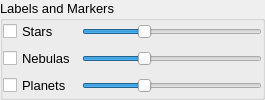
           <widget class="QGroupBox" name="labelsGroupBox">
            <property name="sizePolicy">
             <sizepolicy hsizetype="Preferred" vsizetype="Expanding">
              <horstretch>0</horstretch>
              <verstretch>0</verstretch>
             </sizepolicy>
            </property>
            <property name="minimumSize">
             <size>
              <width>0</width>
              <height>80</height>
             </size>
            </property>
            <property name="font">
             <font>
              <pointsize>10</pointsize>
              <weight>50</weight>
              <bold>false</bold>
             </font>
            </property>
            <property name="title">
             <string>Labels and Markers</string>
            </property>
            <property name="checkable">
             <bool>false</bool>
            </property>
            <layout class="QGridLayout" name="gridLayoutx">
             <property name="leftMargin">
              <number>0</number>
             </property>
             <property name="topMargin">
              <number>0</number>
             </property>
             <property name="rightMargin">
              <number>0</number>
             </property>
             <property name="bottomMargin">
              <number>0</number>
             </property>
             <item row="0" column="0">
              <widget class="QCheckBox" name="starLabelCheckBox">
               <property name="text">
                <string>Stars</string>
               </property>
              </widget>
             </item>
             <item row="0" column="1">
              <widget class="QSlider" name="starsLabelsHorizontalSlider">
               <property name="sizePolicy">
                <sizepolicy hsizetype="Preferred" vsizetype="Fixed">
                 <horstretch>0</horstretch>
                 <verstretch>0</verstretch>
                </sizepolicy>
               </property>
               <property name="value">
                <number>33</number>
               </property>
               <property name="orientation">
                <enum>Qt::Horizontal</enum>
               </property>
              </widget>
             </item>
             <item row="1" column="0">
              <widget class="QCheckBox" name="nebulaLabelCheckBox">
               <property name="text">
                <string>Nebulas</string>
               </property>
              </widget>
             </item>
             <item row="1" column="1">
              <widget class="QSlider" name="nebulasLabelsHorizontalSlider">
               <property name="sizePolicy">
                <sizepolicy hsizetype="Preferred" vsizetype="Fixed">
                 <horstretch>0</horstretch>
                 <verstretch>0</verstretch>
                </sizepolicy>
               </property>
               <property name="value">
                <number>33</number>
               </property>
               <property name="orientation">
                <enum>Qt::Horizontal</enum>
               </property>
              </widget>
             </item>
             <item row="2" column="0">
              <widget class="QCheckBox" name="planetLabelCheckBox">
               <property name="text">
                <string>Planets</string>
               </property>
              </widget>
             </item>
             <item row="2" column="1">
              <widget class="QSlider" name="planetsLabelsHorizontalSlider">
               <property name="sizePolicy">
                <sizepolicy hsizetype="Preferred" vsizetype="Fixed">
                 <horstretch>0</horstretch>
                 <verstretch>0</verstretch>
                </sizepolicy>
               </property>
               <property name="value">
                <number>33</number>
               </property>
               <property name="orientation">
                <enum>Qt::Horizontal</enum>
               </property>
              </widget>
             </item>
             <item row="3" column="1">
              <spacer name="horizontalSpacer_4">
               <property name="orientation">
                <enum>Qt::Horizontal</enum>
               </property>
               <property name="sizeType">
                <enum>QSizePolicy::Preferred</enum>
               </property>
               <property name="sizeHint" stdset="0">
                <size>
                 <width>180</width>
                 <height>0</height>
                </size>
               </property>
              </spacer>
             </item>
             <item row="3" column="0">
              <spacer name="horizontalSpacer_5">
               <property name="orientation">
                <enum>Qt::Horizontal</enum>
               </property>
               <property name="sizeType">
                <enum>QSizePolicy::Minimum</enum>
               </property>
               <property name="sizeHint" stdset="0">
                <size>
                 <width>40</width>
                 <height>0</height>
                </size>
               </property>
              </spacer>
             </item>
            </layout>
           </widget>
